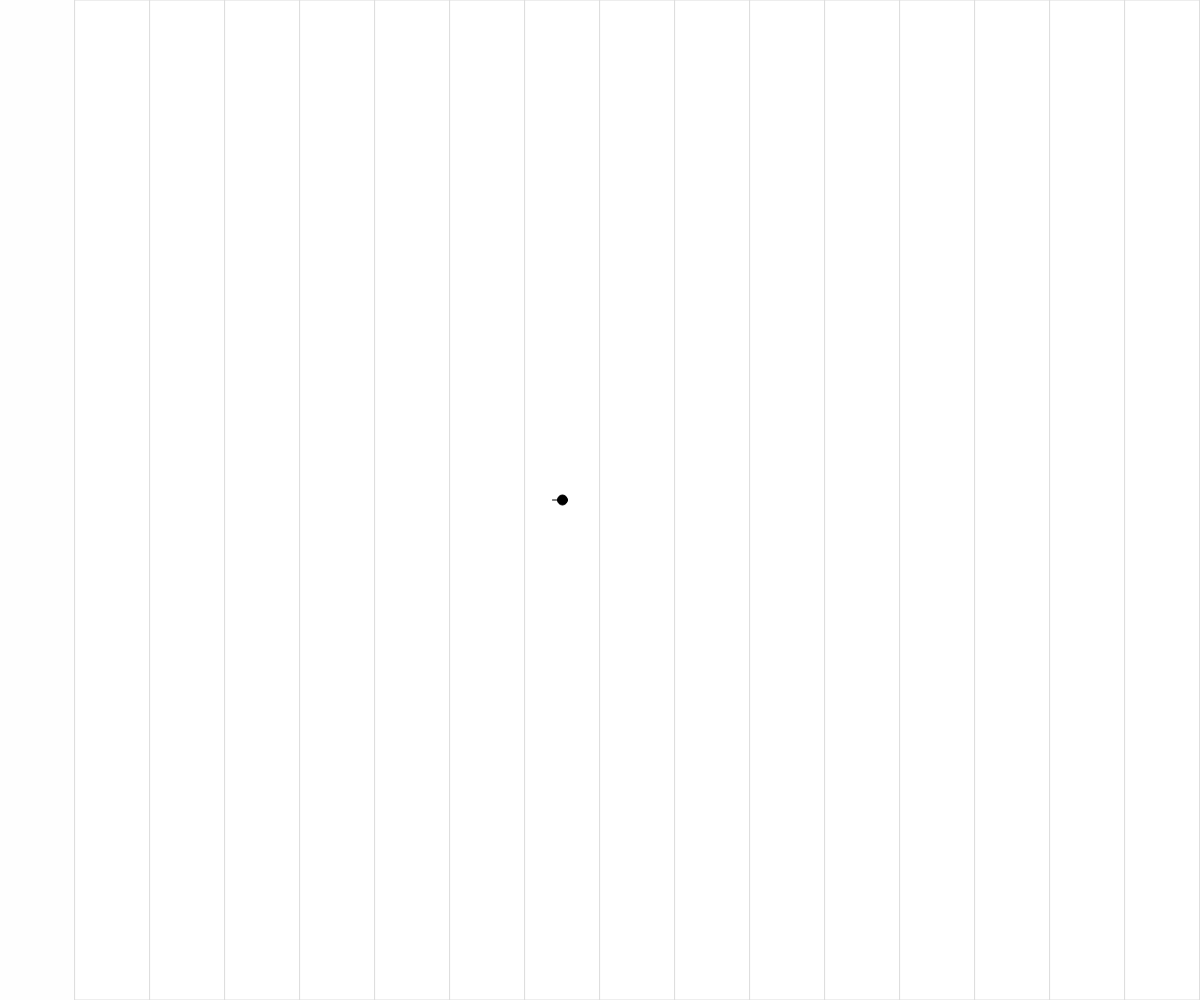
Frame 1 (no input)
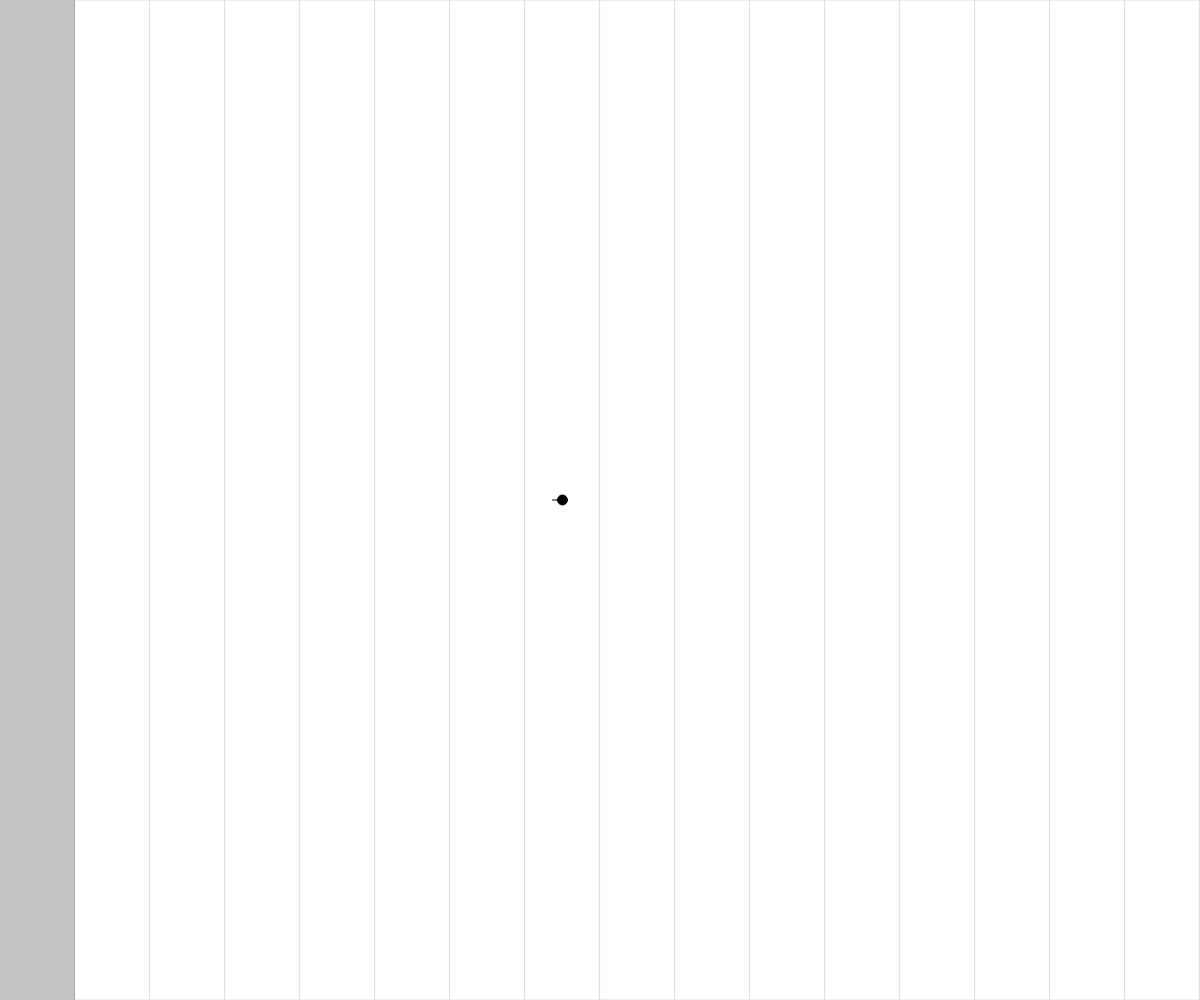
Frame 60 (no input)
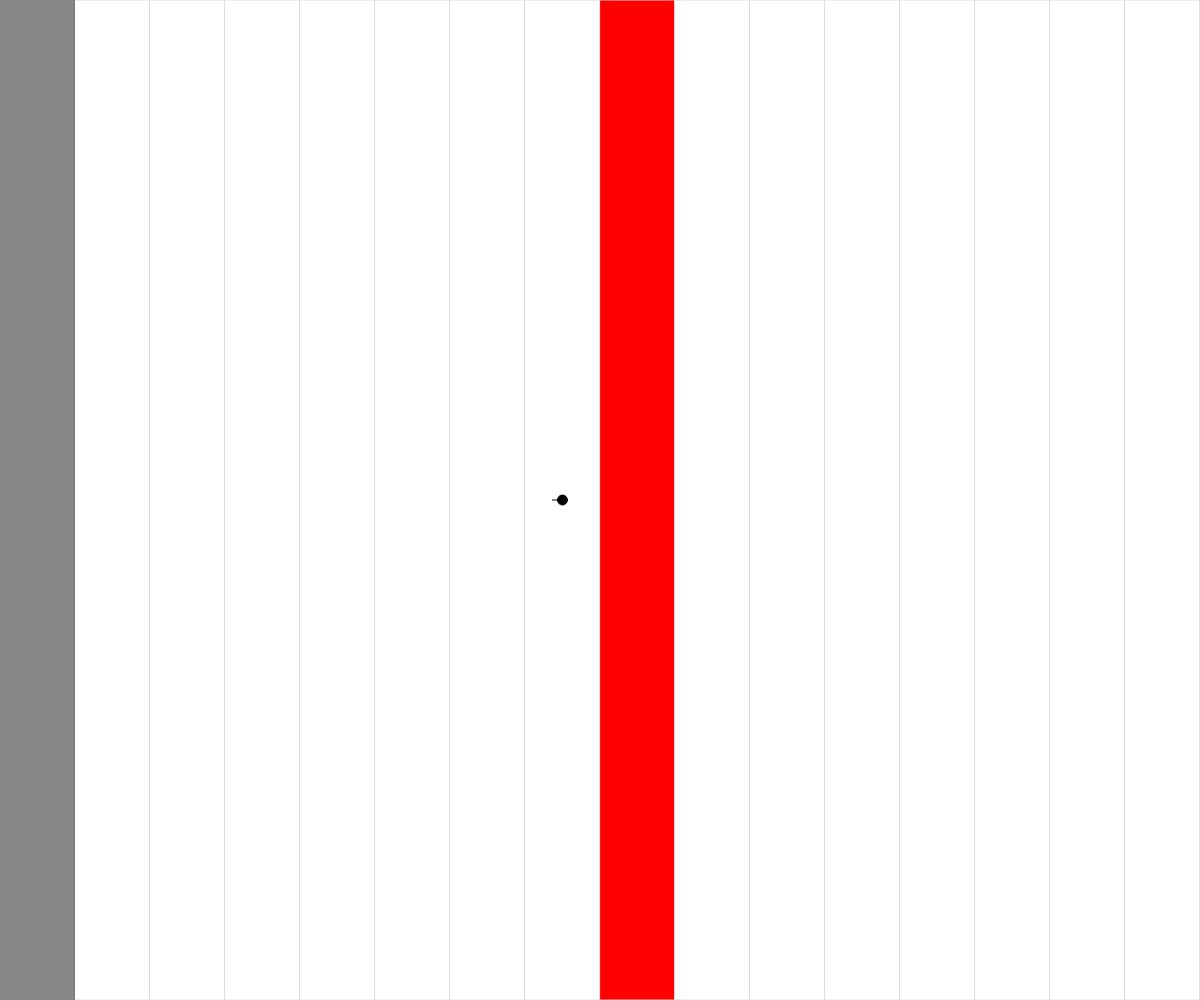
Frame 120 (the mouse pressed at the canvas centre since frame 60)

The p5.js sketch that drew these frames (run headless with seeded random() and noise() and a simulated clock; from frame 60 on, the mouse is pressed at the canvas centre):

// p5.js sketch
// ── sketch.js
const FRAMERATE = 60;
let PPS = 10;
const TOTAL_STEPS = 16;
const DURATION = 120;

const STEPS = {
  AT: 0,
  A_STEP: 1,
  A_FEW_STEPS: 3,
  A_DISTANCE: 5,
  HALFWAY: 8
}

const STEPS_TO_A = ['A_STEP', 'A_FEW_STEPS', 'A_DISTANCE'];
const STEPS_TO_EDGE = ['A_STEP', 'A_FEW_STEPS', 'A_DISTANCE', 'HALFWAY'];
const STEPS_ABS = ['A_STEP', 'A_FEW_STEPS', 'A_DISTANCE'];

let EDGES = {
  START: {
    type: 'edge',
    label: "START",
    pos: 0
  },
  END: {
    type: 'edge',
    label: "END",
    pos: TOTAL_STEPS
  }
}

let A = {
  type: 'mover',
  label: 'A',
  pos: STEPS.HALFWAY,
  dest: STEPS.HALFWAY,
  speed: STEPS.A_STEP,
  dir: 1,
  face: -1,
  y: undefined,
  arrived: function() {
    return this.pos - this.dest == 0;
  }
}

let B = {
  type: 'mover',
  label: 'B',
  pos: STEPS.A_STEP,
  dest: undefined,
  speed: STEPS.A_STEP,
  dir: 1,
  facing: 1,
  alpha: 0,
  go: function() {
    if (this.landed) {
      this.alpha = 0;
      this.landed = false;
      this.pos += this.speed * this.dir;
    } else {
      this.alpha++
      if (this.alpha > DURATION) this.landed = true;
    }
  },
  isAt: function(other) {
    return other.pos == this.pos;
  },
  isBefore: function(other) {
    return other.pos > this.pos;
  },
  isFacing: function(other) {
    return ((other.pos - this.pos) / abs(other.pos - this.pos)) == this.facing;
  },
  faceTo: function(other, facing) {
    return ((other.pos - this.pos) / abs(other.pos - this.pos)) * facing;
  },
  distTo: function(other) {
    return abs(other.pos - this.pos)
  },
  dirTo: function(other, dir) {
    return dirToOther = ((other.pos - this.pos) / abs(other.pos - this.pos)) * dir;
  },
  arrived: function() {
    return this.landed && this.pos - this.dest == 0;
  },
  edge: function() {
    return this.dir > 0 ? EDGES.END : EDGES.START;
  }
}

// Directory of movers
const ACTORS = {
  A: A,
  B: B,
  START: EDGES.START,
  END: EDGES.END
}

//const TRAJECTORIES = ['STAY', 'TURN', 'MAINTAIN', 'APPROACH', 'DEPART', 'RETREAT', 'BACK INTO', 'PASS', 'BACK PAST'];
const TRAJECTORIES = ['APPROACH', 'DEPART'];

// Helper function
function snap(pos) {
  return round(pos / PPS);
}

// RETREAT - Facing A, Haven't passed A, Going back into your territory
// Last move was on same side
// TUrn to face A

// RETURN is the opposite - Back to A, Just passed A, Returning to A


// Select TRAHECTORY
// Select FACING
function build(from, to) {

  let field = {
    START: 0,
    B: B.pos,
    A: A.pos,
    END: EDGES.END.pos
  }

  let isBeforeA = B.isBefore(A);
  let sides = {
    BEFORE: isBeforeA ? -1 : 1,
    AFTER: isBeforeA ? 1 : -1
  }

  // Always okay
  for (let step of STEPS_ABS) {
    let smult = B.dir;
    let dest = B.pos + (STEPS[step] * smult);
    let label = step;
    field[label] = dest;
  }

  // If target is A, then only before A
  // If target is edge and A is between B and edge, then target is before/after A
  for (let step of STEPS_TO_A) {
    for (let side in sides) {
      let smult = sides[side];
      let dest = A.pos + (STEPS[step] * smult);
      // Stay on the field
      if (dest >= 0 || dest <= TOTAL_STEPS) {
        let label = step + '_' + side + '_A';
        field[label] = dest;
      }
    }
  }

  // If target is edge
  if (to.type == "edge") {
    let edgePos = to.pos;
    let smult = to.label == 'START' ? 1 : -1;
    for (let step of STEPS_TO_EDGE) {
      let dest = edgePos + (STEPS[step] * smult);
      let label = step + '_TO_' + to.label;
      field[label] = dest;
    }
  }


  // Turn into array to sort
  let arr = [];
  Object.entries(field).forEach(([k, v]) => {
    arr.push({
      label: k,
      pos: v
    });
  });

  // Sort by position in the direction B is moving
  arr = arr.sort((a, b) => B.dir > 0 ? (a.pos - b.pos) : (b.pos - a.pos));
  console.log("SORTED", B.dir, arr);

  let sliced = [];
  let f, t;

  // Go backwards
  for(let idx = arr.length-1; idx >= 0; idx--) {
    let dest = arr[idx];
    if (dest.pos == to.pos) t = idx + 1 || undefined;
    else if(dest.pos == from.pos) f = idx + 1;
  }

  arr = arr.slice(f, t);
  console.log("SLICED", f, t, arr);
  return arr;
}

function choose() {

  // Which way am I headed?
  let trajectory = random(TRAJECTORIES);
  let side = 1; // Which side of A or B should I end up?
  let edges = 1; // include edges?
  let field = [];
  let dest, from, to, move;

  switch (trajectory) {
    case 'STAY': // Stand still
      dest = B.pos;
      break;
    case 'TURN': // Stand still
      B.face = -B.face;
      dest = B.pos;
      break;
    case 'MAINTAIN': // Mirror A
      B.speed = A.speed;
      B.dir = A.dir;
      B.face = B.face;
      // When do I change?
      break;
    case 'APPROACH':
      // Can not approach any more, already arrived
      if (B.isAt(A)) {
        choose();
        return;
      }
      B.face = B.faceTo(A, 1);
      B.dir = B.dirTo(A, 1);
      from = B;
      to = A;
      break;
    case 'DEPART':
      let pick = random([1, -1]); // Pick a random facing
      B.face = B.faceTo(A, 1) || pick;
      B.dir = B.dirTo(A, -1) || pick; // Go the same way you're facing
      from = B;
      to = B.edge();
      if (B.isAt(to)) {
        choose();
        return;
      }
      break;
    case 'RETREAT':
      B.face = B.faceTo(A, 1) || B.face; // Stay the same facing
      B.dir = B.dirTo(A, -1) || -B.face; // Go backwards
      from = B;
      to = B.edge();
      if (B.isAt(to)) {
        choose();
        return;
      }
      break;
    case 'BACK INTO':
      // Can not approach any more, already arrived
      if (B.isAt(A)) {
        choose();
        return;
      }
      B.face = B.faceTo(A, -1);
      B.dir = B.dirTo(A, 1);
      from = B;
      to = A;
      // Next choice?
      break;
    case 'PASS':
      B.face = B.faceTo(A, 1) || B.face // Stay the same facing
      B.dir = B.dirTo(A, 1) || B.face; // Go forward
      from = A;
      to = B.edge();
      break;
    case 'BACK PAST':
      B.face = B.faceTo(A, -1) || B.face; // Stay the same facing
      B.dir = B.dirTo(A, 1) || B.dir; // Stay the course if @A;
      from = A;
      to = B.edge();
      break;
    default:
      // Manually trigger next move
      // Deal with Edge for ALL CASES

  }
  if (from, to) {
    try {
      field = build(from, to); // Range of movement
      move = random(field);
      dest = move.pos;
    }
    catch(e) {
      console.log('No moves.', move);
    }
  }
  B.dest = dest;

  // What's the move?
  if (move) console.log(trajectory, 'from', B.pos, 'to', B.dest, 'to', move.label)
  else console.log(trajectory);

}

function setup() {
  pixelDensity(1);
  createCanvas(windowWidth, windowHeight);
  noStroke();

  // Position stuff relative to window
  PPS = round(width / TOTAL_STEPS) * 10 / 10;
  A.y = height / 2;
  console.log('A: ', A.pos, 'B: ', B.pos, PPS, width);

  // Walk every half second
  frameRate(FRAMERATE);

}


function keyPressed() {
  // Set destination of A
  // Set facing of A
  // Set speed of A
  if (keyCode == '32') {
    choose();
    return;
  }
  switch (key) {
    case 'a':
      A.dest = snap(mouseX) + 1;
      A.dir = (A.dest - A.pos) / abs(A.dest - A.pos);
      break;
    case 'f':
      A.face *= -1;
      break;
  }
}

function draw() {
  background(255);

  // Highlight step
  stroke(220);
  for (let st = 1; st <= TOTAL_STEPS; st++) {
    let x = st * PPS;
    if (snap(mouseX) == st) fill('red');
    else fill('white');
    rect(x, 0, PPS, height);
  }


  // Move B
  if (!B.arrived()) {
    B.go();
  } else {
    console.log("ARRIVED AT", B.dest)
  }

  // Display B
  push();
  noStroke();
  fill(0, B.alpha);
  let bx = B.pos * PPS;
  if (B.face < 0) rect(bx, 0, width - bx, height);
  else rect(0, 0, bx, height);
  pop();


  // Move A
  if (!A.arrived()) {
    if (frameCount % DURATION == 0) A.pos += A.speed * A.dir;
    console.log("A", A.pos, A.speed);
    // Update B's choices
    // What are my possibilities?
    // Is my original choice still an option?
    // Yes? Should I stay the course? Or change?
  }
  //else console.log("A arrived!");

  // Display A
  fill(0);
  stroke(0);
  let ax = (A.pos * PPS) - PPS / 2;
  ellipse(ax, A.y, 10, 10);
  line(ax, A.y, ax + A.face * 10, A.y);
}
